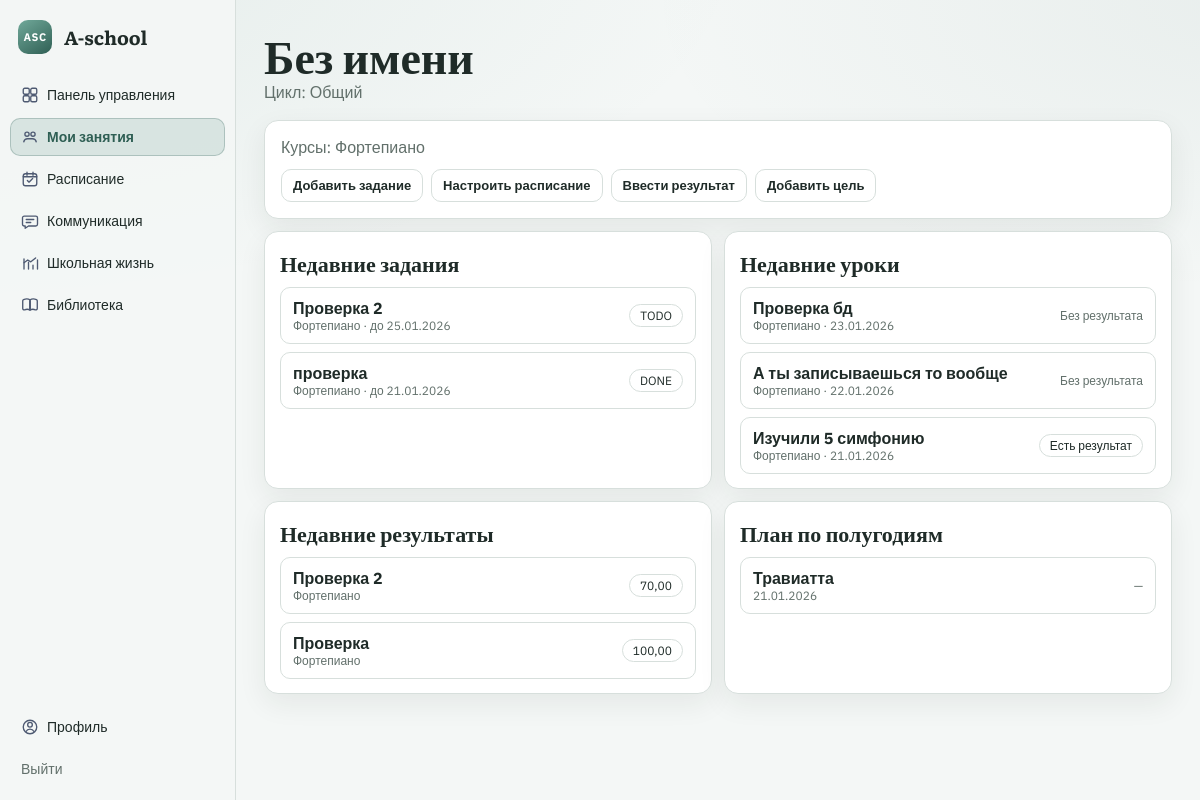
Page /teacher/students/3/ (signed in) on the earlier database version.
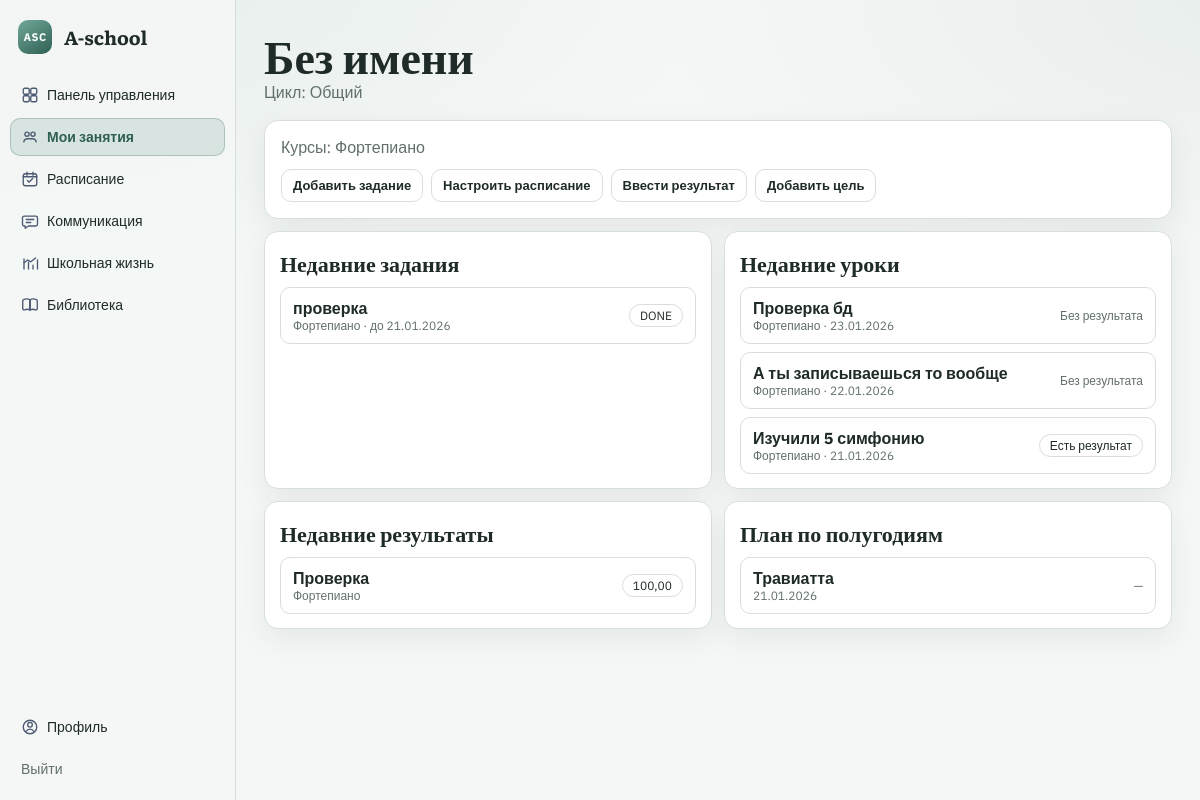
Same page on the later database version.
### apps/school/models.py (models this page shows, shortened)
class Course(models.Model):
    name = models.CharField(max_length=200)
    course_type = models.ForeignKey(CourseType, on_delete=models.PROTECT, related_name="courses")
    teacher = models.ForeignKey(
        settings.AUTH_USER_MODEL,
        on_delete=models.SET_NULL,
        null=True,
        blank=True,
        related_name="teaching_courses",
    )

### apps/homework/models.py (models this page shows, shortened)
class AssignmentTarget(models.Model):
    class Status(models.TextChoices):
        TODO = "TODO", "TODO"
        DONE = "DONE", "DONE"
    assignment = models.ForeignKey(Assignment, on_delete=models.CASCADE, related_name="targets")
    student = models.ForeignKey(settings.AUTH_USER_MODEL, on_delete=models.CASCADE, related_name="assignment_targets")
    status = models.CharField(max_length=10, choices=Status.choices, default=Status.TODO)
    student_comment = models.TextField(blank=True, default="")
    updated_at = models.DateTimeField(auto_now=True)
    class Meta:
        unique_together = ("assignment", "student")

class Assignment(models.Model):
    course = models.ForeignKey(Course, on_delete=models.CASCADE, related_name="assignments")
    title = models.CharField(max_length=200)
    description = models.TextField(blank=True, default="")
    due_date = models.DateField()
    attachment = models.FileField(upload_to="assignments/", blank=True, null=True)
    created_by = models.ForeignKey(
        settings.AUTH_USER_MODEL,
        on_delete=models.CASCADE,
        related_name="created_assignments",
    )
    created_at = models.DateTimeField(auto_now_add=True)
    class Meta:
        ordering = ("due_date", "id")

### apps/lessons/models.py (models this page shows, shortened)
class LessonStudent(models.Model):
    lesson = models.ForeignKey(Lesson, on_delete=models.CASCADE, related_name="student_entries")
    student = models.ForeignKey(
        settings.AUTH_USER_MODEL,
        on_delete=models.CASCADE,
        related_name="lesson_entries",
    )
    attended = models.BooleanField(default=True)
    result = models.TextField(blank=True)
    class Meta:
        unique_together = ("lesson", "student")

class Lesson(models.Model):
    course = models.ForeignKey(Course, on_delete=models.CASCADE, related_name="lessons")
    date = models.DateField()
    topic = models.CharField(max_length=200)
    created_by = models.ForeignKey(settings.AUTH_USER_MODEL, on_delete=models.CASCADE, related_name="created_lessons")
    attachment = models.FileField(upload_to="lessons/", blank=True, null=True)
    class Meta:
        ordering = ("-date", "-id")

### apps/gradebook/models.py (models this page shows, shortened)
class Grade(models.Model):
    assessment = models.ForeignKey(Assessment, on_delete=models.CASCADE, related_name="grades")
    student = models.ForeignKey(settings.AUTH_USER_MODEL, on_delete=models.CASCADE, related_name="grades")
    score = models.DecimalField(max_digits=6, decimal_places=2, null=True, blank=True)
    comment = models.TextField(blank=True, default="")
    class Meta:
        unique_together = ("assessment", "student")

class Assessment(models.Model):
    class AssessmentType(models.TextChoices):
        HOMEWORK = "HOMEWORK", "Домашнее задание"
        PERFORMANCE = "PERFORMANCE", "Выступление"
        JURY = "JURY", "Жюри"
        THEORY_TEST = "THEORY_TEST", "Тест по теории"
    course = models.ForeignKey(Course, on_delete=models.CASCADE, related_name="assessments")
    title = models.CharField(max_length=200)
    assessment_type = models.CharField(max_length=32, choices=AssessmentType.choices)
    max_score = models.DecimalField(max_digits=6, decimal_places=2, default=100)
    weight = models.DecimalField(max_digits=6, decimal_places=2, default=1)
    source_assignment = models.OneToOneField(
        "homework.Assignment",
        null=True,
        blank=True,
        on_delete=models.SET_NULL,
        related_name="assessment",
    )
    class Meta:
        unique_together = ("course", "title")
        ordering = ("id",)

### apps/goals/models.py (models this page shows, shortened)
class Goal(models.Model):
    student = models.ForeignKey(
        settings.AUTH_USER_MODEL,
        on_delete=models.CASCADE,
        related_name="goals",
    )
    teacher = models.ForeignKey(
        settings.AUTH_USER_MODEL,
        on_delete=models.SET_NULL,
        related_name="goals_created",
        null=True,
        blank=True,
    )
    month = models.DateField()
    title = models.CharField(max_length=255)
    details = models.TextField(blank=True)
    created_at = models.DateTimeField(auto_now_add=True)
    class Meta:
        ordering = ["month", "student__username"]

### apps/school/views.py (the view)
# urls.py: path("teacher/students/<int:student_id>/", teacher_student_workspace, name="teacher_student_workspace"),
@login_required
def teacher_student_workspace(request, student_id: int):
    profile = request.user.profile
    if profile.role != Profile.Role.TEACHER:
        return HttpResponseForbidden("Доступ запрещён.")
    student = get_teacher_student_or_404(request.user, student_id)
    teacher_courses = list(
        Course.objects.filter(teacher=request.user, enrollments__student=student).distinct().order_by("name")
    )
    course_for_actions, course_status = resolve_teacher_course_for_student(request.user, student)
    recent_assignments = list(
        AssignmentTarget.objects.filter(student=student, assignment__course__teacher=request.user)
        .select_related("assignment", "assignment__course")
        .order_by("-assignment__due_date")[:5]
    )
    recent_lessons = list(
        LessonStudent.objects.filter(student=student, lesson__course__teacher=request.user)
        .select_related("lesson", "lesson__course")
        .order_by("-lesson__date", "-lesson_id")[:5]
    )
    recent_reports = list(
        LessonReport.objects.filter(student=student, lesson__course__teacher=request.user)
        .select_related("lesson")
        .order_by("-created_at")[:5]
    )
    recent_grades = list(
        Grade.objects.filter(student=student, assessment__course__teacher=request.user)
        .select_related("assessment")
        .order_by("-assessment_id")[:5]
    )
    goals = list(Goal.objects.filter(student=student).select_related("teacher").order_by("-created_at")[:5])
    return render(
        request,
        "teacher/student_workspace.html",
        {
            "student": student,
            "teacher_courses": teacher_courses,
            "course_for_actions": course_for_actions,
            "course_status": course_status,
            "recent_assignments": recent_assignments,
            "recent_lessons": recent_lessons,
            "recent_reports": recent_reports,
            "recent_grades": recent_grades,
            "goals": goals,
        },
    )

### apps/school/utils.py (called while the page is built)
def get_teacher_students(user, *, cycle: str = ""):
    user_model = get_user_model()
    students = (
        user_model.objects.filter(
            enrollments__course__teacher=user,
            profile__role=Profile.Role.STUDENT,
        )
        .select_related("profile")
        .distinct()
        .order_by("first_name", "last_name", "username")
    )
    if cycle:
        students = students.filter(profile__cycle=cycle)
    return students

def get_teacher_student_or_404(teacher, student_id: int):
    from django.shortcuts import get_object_or_404
    return get_object_or_404(get_teacher_students(teacher), id=student_id)

def resolve_teacher_course_for_student(teacher, student):
    courses = list(
        Course.objects.filter(teacher=teacher, enrollments__student=student).distinct().order_by("name")[:2]
    )
    if not courses:
        return None, "none"
    if len(courses) == 1:
        return courses[0], "single"
    return courses[0], "multiple"

### templates/teacher/student_workspace.html (shortened to what the changed rows need)
{% extends "base.html" %}
{% block content %}
  <section class="page-head">
    <h1>{{ student.get_full_name|default:"Без имени" }}</h1>
  </section>
  <section class="panel" style="margin-bottom: 12px;">
    {% if teacher_courses %}
      <p class="muted">Курсы: {% for c in teacher_courses %}{{ c.name }}{% if not forloop.last %}, {% endif %}{% endfor %}</p>
    {% else %}
      <p class="muted">Курс не назначен.</p>
    {% endif %}
    <div style="display:flex; gap:8px; flex-wrap:wrap; margin-top: 8px;">
      {% if course_status == "single" %}
        <a class="btn btn-small" href="/teacher/students/{{ student.id }}/assignments/create/">Добавить задание</a>
        <a class="btn btn-small" href="/teacher/students/{{ student.id }}/schedule/">Настроить расписание</a>
        <a class="btn btn-small" href="/teacher/students/{{ student.id }}/results/">Ввести результат</a>
      {% else %}
        <a class="btn btn-small" href="/teacher/students/{{ student.id }}/schedule/">Настроить расписание</a>
        <span class="muted small">Если курсов несколько, слоты привяжутся к одному курсу автоматически.</span>
      {% endif %}
      <a class="btn btn-small" href="/teacher/students/{{ student.id }}/goals/create/">Добавить цель</a>
    </div>
  </section>
  <section class="announcement-grid" style="grid-template-columns: repeat(2, minmax(0, 1fr));">
    <article class="announcement-card">
      {% if recent_assignments %}
        <ul class="list">
          {% for t in recent_assignments %}
            <li>
              <div>
                <strong>{{ t.assignment.title }}</strong>
                <div class="muted small">{{ t.assignment.course.name }} · до {{ t.assignment.due_date|date:"d.m.Y" }}</div>
              </div>
              <span class="tag">{{ t.status }}</span>
            </li>
          {% endfor %}
        </ul>
      {% else %}
        <p class="muted">Пока нет заданий.</p>
      {% endif %}
    </article>
    <article class="announcement-card">
      {% if recent_lessons %}
        <ul class="list">
          {% for entry in recent_lessons %}
            <li>
              <div>
                <strong>{{ entry.lesson.topic }}</strong>
                <div class="muted small">{{ entry.lesson.course.name }} · {{ entry.lesson.date|date:"d.m.Y" }}</div>
              </div>
              {% if entry.result %}
                <span class="tag">Есть результат</span>
              {% else %}
                <span class="muted small">Без результата</span>
              {% endif %}
            </li>
          {% endfor %}
        </ul>
      {% else %}
        <p class="muted">Пока нет уроков.</p>
      {% endif %}
    </article>
    <article class="announcement-card">
      {% if recent_grades %}
        <ul class="list">
          {% for g in recent_grades %}
            <li>
              <div>
                <strong>{{ g.assessment.title }}</strong>
                <div class="muted small">{{ g.assessment.course.name }}</div>
              </div>
              {% if g.score != None %}
                <span class="tag">{{ g.score }}</span>
              {% else %}
                <span class="muted small">—</span>
              {% endif %}
            </li>
          {% endfor %}
        </ul>
      {% else %}
        <p class="muted">Пока нет результатов.</p>
      {% endif %}
    </article>
    <article class="announcement-card">
      {% if goals %}
        <ul class="list">
          {% for goal in goals %}
            <li>
              <div>
                <strong>{{ goal.title }}</strong>
                <div class="muted small">{{ goal.created_at|date:"d.m.Y" }}</div>
              </div>
              {% if goal.details %}
                <span class="tag">Комментарий</span>
              {% else %}
                <span class="muted small">—</span>
              {% endif %}
            </li>
          {% endfor %}
        </ul>
      {% else %}
        <p class="muted">Пока нет целей.</p>
      {% endif %}
    </article>
  </section>
{% endblock %}

Differences in the rows shown:
removed AssignmentTarget: assignment "Проверка 2", assignment.course.name "Фортепиано", assignment.due_date "25.01.2026", status "TODO"
removed Grade: assessment "Проверка 2", assessment.course.name "Фортепиано", score "70,00"
